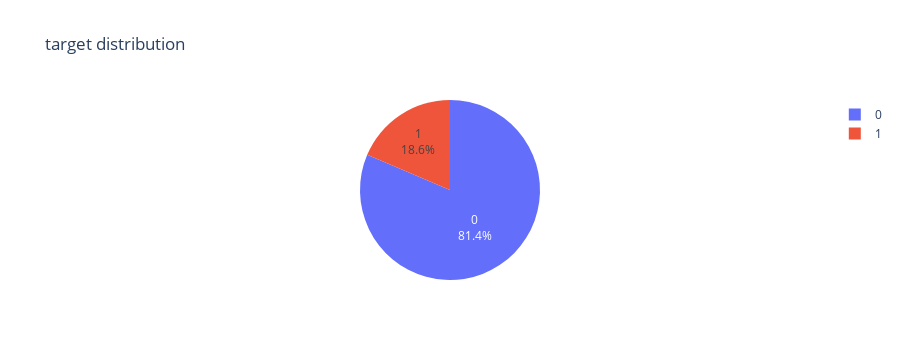

The notebook cell saved with this chart:
### Code cell
# Plot a pie chart with custom colors for target
fig = px.pie(
    label_distribution, 
    names='target',  # Use 'target' for pie segments
    values='count',  # Use 'count' for the size of each pie slice
    # color='target',  # Color the segments based on target
    title='target distribution',
    labels={'target': 'target', 'count': 'Count'},
)

fig.update_traces(textinfo='percent+label')  # Display percentage and labels on the pie chart

fig.show()

### Figure 1 — Plotly figure (JSON) as saved in the notebook; plotly's stock layout.template omitted (floating-point values rounded to 4 significant figures)
{"data": [{"domain": {"x": [0, 1], "y": [0, 1]}, "hovertemplate": "target=%{label}<br>Count=%{value}<extra></extra>", "labels": [0, 1], "legendgroup": "", "name": "", "showlegend": true, "textinfo": "percent+label", "type": "pie", "values": [9256, 2114]}], "layout": {"height": 360, "legend": {"tracegroupgap": 0}, "title": {"text": "target distribution"}}}
